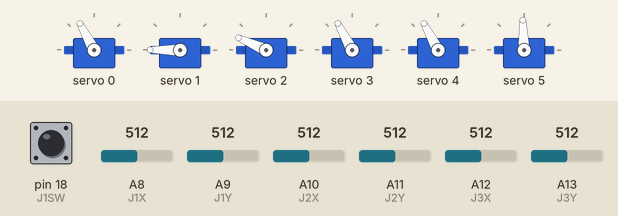
This program was run on a simulated Arduino Mega 2560, built with avr-gcc and run on an emulated ATmega2560. On the bench: 6 × servo. The inputs (shaded band) are chosen by the test bench; at power-on: A8 (J1X) = 512, pin 18 (J1SW) HIGH, A10 (J2X) = 512, A12 (J3X) = 512, A9 (J1Y) = 512, A11 (J2Y) = 512, A13 (J3Y) = 512. What the program prints to the serial monitor is not drawn.

Above: at 1.2 s.
1.3 s: A8 (J1X) set to 312
2.8 s: A8 (J1X) set to 289
At 4.8 s:
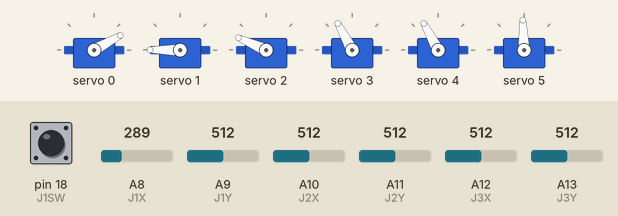
5.2 s: pin 18 (J1SW) pulled LOW for 1 s
At 5.67 s:
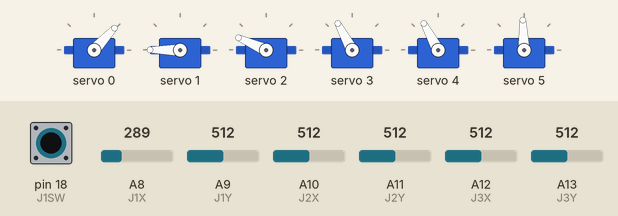
8.2 s: A10 (J2X) set to 318
9.7 s: A10 (J2X) set to 283
At 11.2 s:
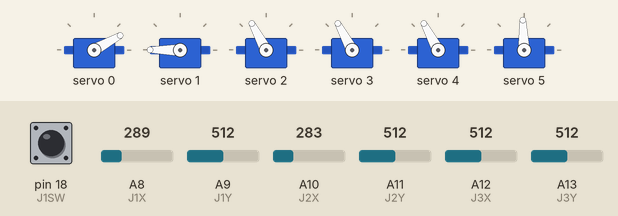
11.5 s: A12 (J3X) set to 317
13.0 s: A12 (J3X) set to 287
At 15.1 s:
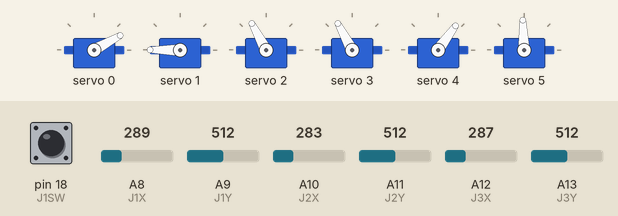
Timing chart, 0 to 16.1 s (numbered marks = the images above; inputs shaded):
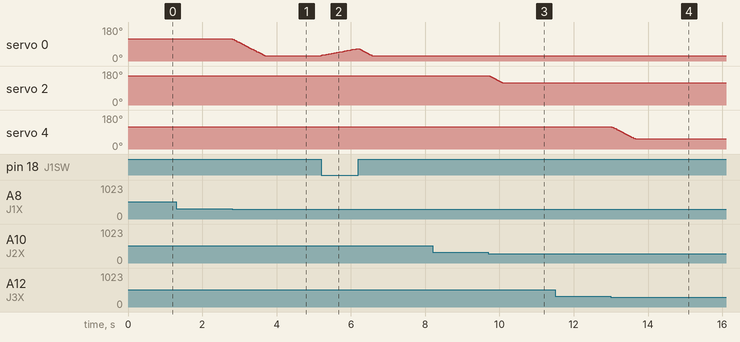

Measured:
- the behaviour switches between 300 and 299 on A8 (J1X) (found by bisection; images 0 and 1)
- the behaviour switches between 300 and 299 on A10 (J2X) (found by bisection; images 2 and 3)
- the behaviour switches between 300 and 299 on A12 (J3X) (found by bisection; images 3 and 4)
- after the input at 1.3 s, every drawn part: stays the same
- after the input at 2.8 s, servo 0: moves from 118° to 29° over 0.87 s, starting at once
- after the input at 5.2 s, servo 0: rises from 29° to 66° in 0.98 s, then falls to 29° in 0.39 s
- after the input at 8.2 s, every drawn part: stays the same
- after the input at 9.7 s, servo 2: moves from 156° to 118° over 0.37 s, starting at once
- after the input at 11.5 s, every drawn part: stays the same
- after the input at 13.0 s, servo 4: moves from 118° to 54° over 0.63 s, starting at once

The program:

main.cpp
```cpp
/**
 * @file    main.cpp
 * @brief   6-DOF Robotic Arm — Joystick Controller
 * @author  [VJPatz]
 * @version 1.0.0
 *
 * Controls a 6-joint robotic arm via three analog joysticks.
 * Each joystick handles two axes, with diagonal input blocked
 * to prevent unintended multi-joint movement.
 *
 * Hardware:
 *  - Arduino Mega 2560
 *  - PCA9685 PWM Servo Driver (I2C, address 0x40)
 *  - 6× hobby servos (SG90 / MG996R or equivalent)
 *  - 3× dual-axis analog joysticks (with one clickable switch)
 *
 * Wiring summary:
 *  - Joystick 1 X/Y → A8/A9   (Base / Shoulder)
 *  - Joystick 2 X/Y → A10/A11 (Elbow / Wrist)
 *  - Joystick 3 X/Y → A12/A13 (Rotate / Grip)
 *  - Joystick 1 button → D18 (hold = return to home position)
 *
 * PCA9685 connections:
 *  - SDA → Pin 20, SCL → Pin 21 (hardware I2C on Mega)
 *  - Channel 0–5 → Base, Shoulder, Elbow, Wrist, Rotate, Grip
 */

#include <Arduino.h>
#include <Wire.h>
#include <Adafruit_PWMServoDriver.h>

// ─────────────────────────────────────────────
//  PCA9685 Driver (default I2C address 0x40)
// ─────────────────────────────────────────────
Adafruit_PWMServoDriver pca = Adafruit_PWMServoDriver(0x40);

// ─────────────────────────────────────────────
//  Servo Channel Assignments (PCA9685 outputs)
// ─────────────────────────────────────────────
#define BASE     0   // Rotates the arm left/right
#define SHOULDER 1   // Lifts/lowers upper arm
#define ELBOW    2   // Bends at mid-arm joint
#define WRIST    3   // Tilts the end-effector
#define ROTATE   4   // Spins the wrist/tool
#define GRIP     5   // Opens/closes the gripper

// ─────────────────────────────────────────────
//  Joystick Analog Pins (Arduino Mega)
// ─────────────────────────────────────────────
#define J1X A8    // Joystick 1 horizontal → BASE
#define J1Y A9    // Joystick 1 vertical   → SHOULDER
#define J2X A10   // Joystick 2 horizontal → ELBOW
#define J2Y A11   // Joystick 2 vertical   → WRIST
#define J3X A12   // Joystick 3 horizontal → ROTATE
#define J3Y A13   // Joystick 3 vertical   → GRIP

// Joystick 1 button — hold to glide back to home position
#define J1SW 18

// ─────────────────────────────────────────────
//  Home Position (degrees)
//  Safe neutral pose the arm returns to on button hold.
//  Adjust to match your physical arm's resting position.
// ─────────────────────────────────────────────
int homeAngle[6] = { 90, 160, 120, 90, 90, 70 };

// Current position of each servo (starts at home)
int servoPos[6]  = { 90, 160, 120, 90, 90, 70 };

// ─────────────────────────────────────────────
//  Joint Travel Limits (degrees)
//  Tune these to match your physical arm's safe range
//  and avoid hitting mechanical hard stops.
// ─────────────────────────────────────────────
int minAngle[6] = {
   20,  // Base     — leftmost sweep limit
  120,  // Shoulder — lowest safe lift angle
   90,  // Elbow    — maximum fold
   40,  // Wrist    — downward tilt limit
   40,  // Rotate   — counterclockwise limit
   20   // Grip     — fully open
};

int maxAngle[6] = {
  160,  // Base     — rightmost sweep limit
  160,  // Shoulder — fully raised
  140,  // Elbow    — fully extended
  140,  // Wrist    — maximum upward tilt
  140,  // Rotate   — clockwise limit
  120   // Grip     — fully closed
};

// ─────────────────────────────────────────────
//  PCA9685 Pulse Width Range (μs counts)
//  120 ≈ 0.6 ms (0°), 600 ≈ 2.4 ms (180°)
//  Adjust if your servos don't reach full range cleanly.
// ─────────────────────────────────────────────
#define SERVOMIN 120
#define SERVOMAX 600

// ─────────────────────────────────────────────
//  Joystick Dead-Zone Thresholds (0–1023 ADC)
//  Values outside [LOW_TH, HIGH_TH] register as input.
//  Widen these if you experience joystick drift at rest.
// ─────────────────────────────────────────────
#define LOW_TH  300
#define HIGH_TH 750

// ─────────────────────────────────────────────
//  Motion Tuning
//  UPDATE_INTERVAL — how often positions are refreshed (ms)
//    Lower = faster response; higher = smoother / slower
//  MAX_SPEED — maximum degrees moved per update tick
//  ACCEL / DECEL — how quickly speed ramps up or coasts down
// ─────────────────────────────────────────────
#define UPDATE_INTERVAL 25
#define MAX_SPEED        2
#define ACCEL            1
#define DECEL            1

// Live speed per joint (degrees/tick, signed)
int speed[6]           = { 0, 0, 0, 0, 0, 0 };
unsigned long lastUpdate = 0;

// ─────────────────────────────────────────────
//  Helpers
// ─────────────────────────────────────────────

/** Convert an angle in degrees to a PCA9685 PWM count. */
int angleToPulse(int angle) {
  return map(angle, 0, 180, SERVOMIN, SERVOMAX);
}

/** Push the current position for one channel to the PCA9685. */
void writeServo(byte ch) {
  pca.setPWM(ch, 0, angleToPulse(servoPos[ch]));
}

/**
 * Advance one joint by its current speed, clamp to limits,
 * then write to hardware.
 */
void applyMotion(byte ch) {
  servoPos[ch] += speed[ch];
  servoPos[ch]  = constrain(servoPos[ch], minAngle[ch], maxAngle[ch]);
  writeServo(ch);
}

// ─────────────────────────────────────────────
//  Home Routine
//  Holds all joints while the button is pressed,
//  nudging each one degree at a time toward its home angle.
// ─────────────────────────────────────────────
void homeWhileHeld() {
  Serial.println("[Home] Button held — gliding to home position");

  // Zero out any in-flight momentum
  for (byte i = 0; i < 6; i++) speed[i] = 0;

  while (digitalRead(J1SW) == LOW) {
    for (byte i = 0; i < 6; i++) {
      if      (servoPos[i] < homeAngle[i]) servoPos[i]++;
      else if (servoPos[i] > homeAngle[i]) servoPos[i]--;
      writeServo(i);
    }
    delay(30);  // Slow enough to be visually smooth
  }

  Serial.println("[Home] Released — resuming manual control");
}

// ─────────────────────────────────────────────
//  Setup
// ─────────────────────────────────────────────
void setup() {
  Serial.begin(9600);
  Wire.begin();  // Mega: SDA = pin 20, SCL = pin 21

  pinMode(J1SW, INPUT_PULLUP);

  // Verify PCA9685 is reachable before continuing
  Wire.beginTransmission(0x40);
  if (Wire.endTransmission() == 0) {
    Serial.println("[Init] PCA9685 detected — OK");
  } else {
    Serial.println("[Init] ERROR: PCA9685 not found. Check wiring and I2C address.");
    while (1);  // Halt — nothing works without the servo driver
  }

  pca.begin();
  pca.setPWMFreq(50);  // 50 Hz — standard for hobby servos
  delay(10);

  // Drive all servos to home position on power-up
  for (byte i = 0; i < 6; i++) writeServo(i);

  Serial.println("[Init] All servos at home. Ready.");
}

// ─────────────────────────────────────────────
//  Main Loop
// ─────────────────────────────────────────────
void loop() {

  // Home button overrides everything else
  if (digitalRead(J1SW) == LOW) {
    homeWhileHeld();
    return;
  }

  // Rate-limit updates to UPDATE_INTERVAL ms
  if (millis() - lastUpdate < UPDATE_INTERVAL) return;
  lastUpdate = millis();

  // Sample all joystick axes
  int j1x = analogRead(J1X);   // BASE
  int j1y = analogRead(J1Y);   // SHOULDER
  int j2x = analogRead(J2X);   // ELBOW
  int j2y = analogRead(J2Y);   // WRIST
  int j3x = analogRead(J3X);   // ROTATE
  int j3y = analogRead(J3Y);   // GRIP

  // Tracks whether any axis is actively deflected this tick
  bool active = false;

  // ── Joystick 1: BASE (X) / SHOULDER (Y) ─────────────────
  // Only one axis acts at a time — diagonal input is ignored.
  // This prevents simultaneous joint movement from a sloppy release.
  bool j1xActive = (j1x < LOW_TH || j1x > HIGH_TH);
  bool j1yActive = (j1y < LOW_TH || j1y > HIGH_TH);

  if (j1xActive && !j1yActive) {
    if      (j1x < LOW_TH)  { speed[BASE] -= ACCEL; active = true; }
    else if (j1x > HIGH_TH) { speed[BASE] += ACCEL; active = true; }
  }
  else if (j1yActive && !j1xActive) {
    if      (j1y < LOW_TH)  { speed[SHOULDER] -= ACCEL; active = true; }
    else if (j1y > HIGH_TH) { speed[SHOULDER] += ACCEL; active = true; }
  }

  // ── Joystick 2: ELBOW (X) / WRIST (Y) ───────────────────
  bool j2xActive = (j2x < LOW_TH || j2x > HIGH_TH);
  bool j2yActive = (j2y < LOW_TH || j2y > HIGH_TH);

  if (j2xActive && !j2yActive) {
    if      (j2x < LOW_TH)  { speed[ELBOW] -= ACCEL; active = true; }
    else if (j2x > HIGH_TH) { speed[ELBOW] += ACCEL; active = true; }
  }
  else if (j2yActive && !j2xActive) {
    if      (j2y < LOW_TH)  { speed[WRIST] -= ACCEL; active = true; }
    else if (j2y > HIGH_TH) { speed[WRIST] += ACCEL; active = true; }
  }

  // ── Joystick 3: ROTATE (X) / GRIP (Y) ───────────────────
  bool j3xActive = (j3x < LOW_TH || j3x > HIGH_TH);
  bool j3yActive = (j3y < LOW_TH || j3y > HIGH_TH);

  if (j3xActive && !j3yActive) {
    if      (j3x < LOW_TH)  { speed[ROTATE] -= ACCEL; active = true; }
    else if (j3x > HIGH_TH) { speed[ROTATE] += ACCEL; active = true; }
  }
  else if (j3yActive && !j3xActive) {
    if      (j3y < HIGH_TH) { speed[GRIP] += ACCEL; active = true; }
    else if (j3y > LOW_TH)  { speed[GRIP] -= ACCEL; active = true; }
  }

  // Clamp all speeds within allowed range
  for (byte i = 0; i < 6; i++) {
    speed[i] = constrain(speed[i], -MAX_SPEED, MAX_SPEED);
  }

  // Coast to a stop when joystick is centered or diagonal
  if (!active) {
    for (byte i = 0; i < 6; i++) {
      if (speed[i] > 0) speed[i] -= DECEL;
      if (speed[i] < 0) speed[i] += DECEL;
    }
  }

  // Push updated positions to all servos
  applyMotion(BASE);
  applyMotion(SHOULDER);
  applyMotion(ELBOW);
  applyMotion(WRIST);
  applyMotion(ROTATE);
  applyMotion(GRIP);
}
```
